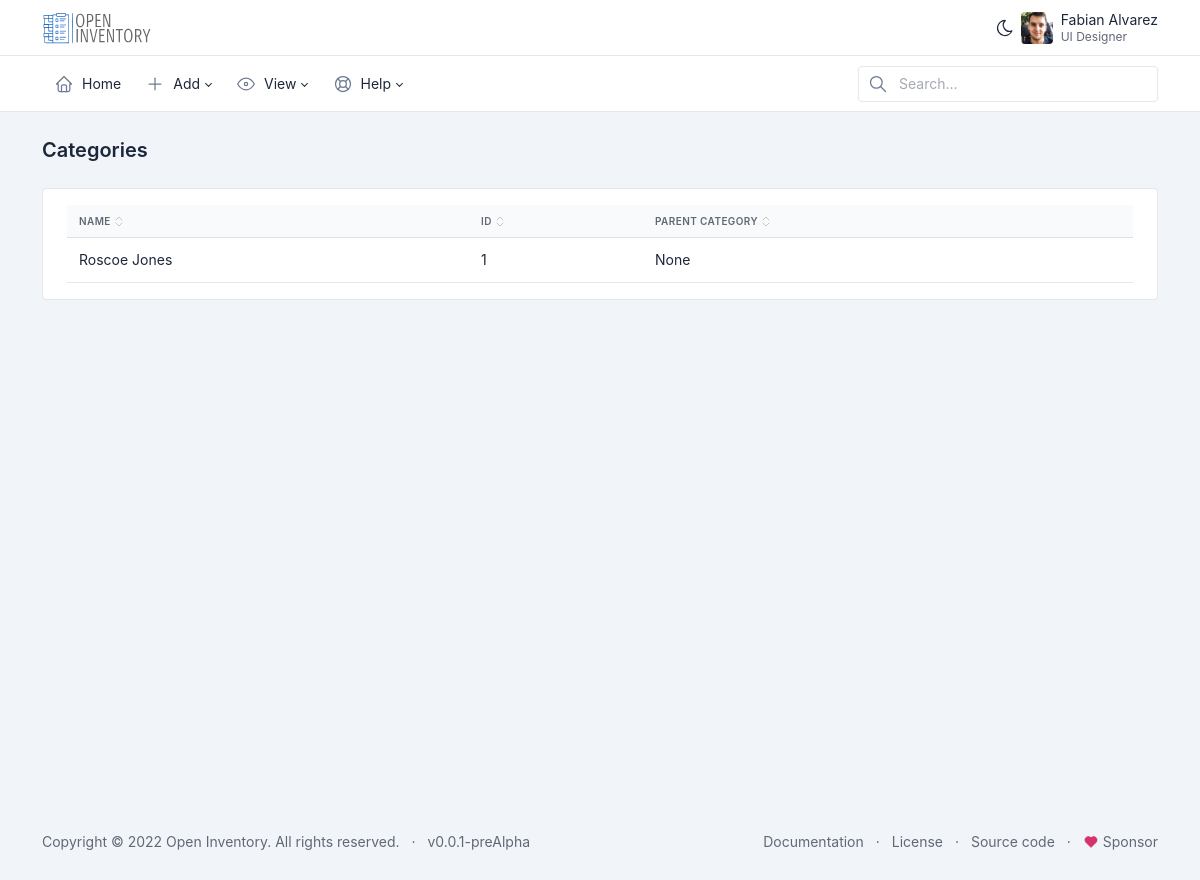
The app's page /view-categories, older data.
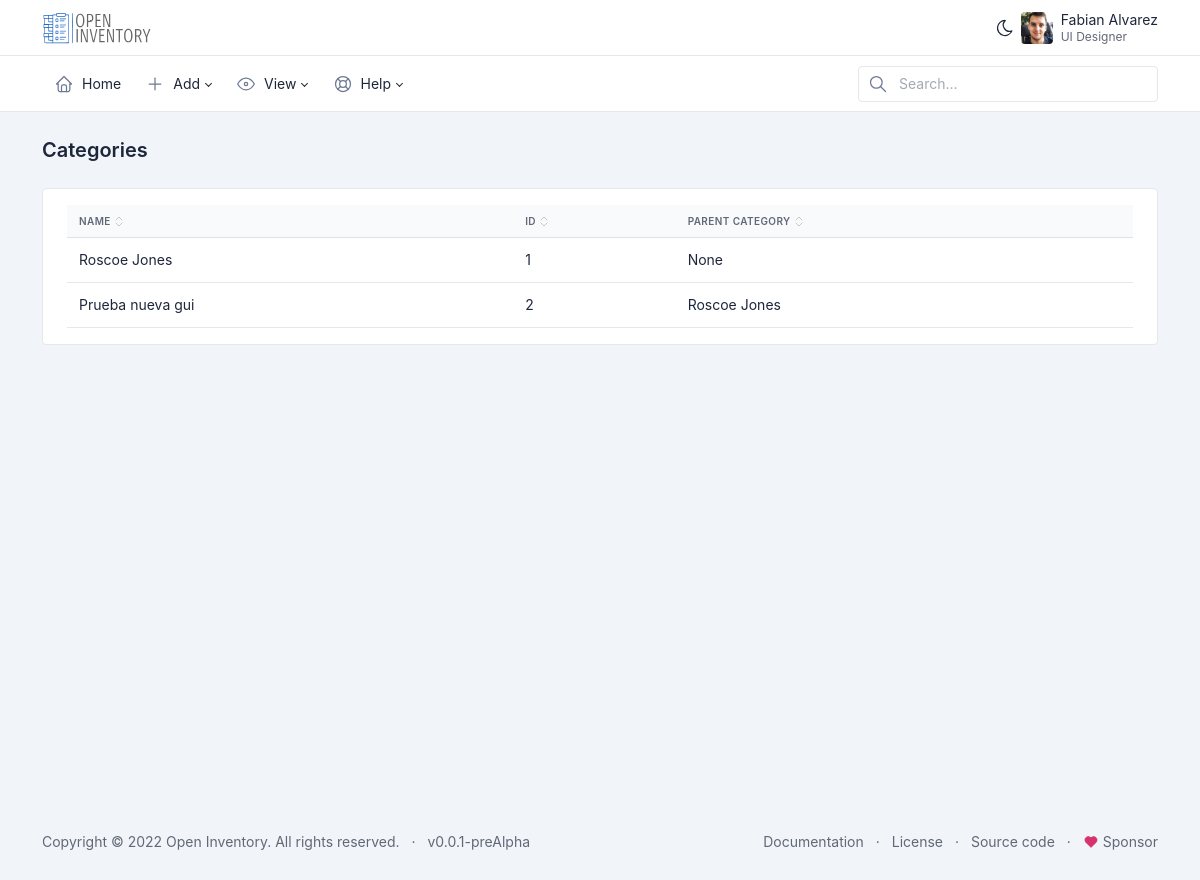
The same page, newer data.
### dashboard/models.py (models this page shows)
class Category(models.Model):
    name = models.CharField(max_length=200)
    description = models.TextField(null=True, blank=True)
    parent_category = models.ForeignKey('self', on_delete=models.CASCADE, null=True, blank=True)
    def __str__(self):
        return self.name
    class Meta:
        verbose_name_plural = "Categories"
        verbose_name = "Category"

### dashboard/views.py (the view)
# urls.py: path('view-categories', views.view_categories, name='view_categories'),
def view_categories(request):
  categories = Category.objects.all()
  return render(request, 'view-categories.html', {"title": "Categorías", "categories": categories})

### dashboard/templates/view-categories.html (shortened to what this page needs)
<!DOCTYPE html>
<html>
<body>
{% extends 'menu.html' %}
{% block pagecontent %}
{% load custom_tags %}
<!doctype html>
<html lang="en">
  <body >
      <div class="page-wrapper">
        <div class="page-header d-print-none">
          <div class="container-xl">
            <div class="row g-2 align-items-center">
              <div class="col">
                <h2 class="page-title">
                  {{_('Categories')}}
                </h2>
              </div>
            </div>
          </div>
        </div>
        <div class="page-body">
          <div class="container-xl">
            <div class="card">
              <div class="card-body">
                <div id="table-default" class="table-responsive">
                  <table class="table">
                    <thead>
                      <tr>
                        <th><button class="table-sort" data-sort="sort-name">{{_('Name')}}</button></th>
                        <th><button class="table-sort" data-sort="sort-id">{{_('ID')}}</button></th>
                        <th><button class="table-sort" data-sort="sort-parent">{{_('Parent category')}}</button></th>
                      </tr>
                    </thead>
                    <tbody class="table-tbody">
                    {% for category in categories %}
                      <tr>
                        <td class="sort-name"><a class="text-reset" href="{% url 'dashboard:get_category' category.id %}">{{ category.name }}</a></td>
                        <td class="sort-id">{{ category.id }}</td>
                        <td class="sort-parent">{{ category.parent_category }}</td>
                      </tr>
                    {% endfor %}
                    </tbody>
                  </table>
                </div>
              </div>
            </div>
          </div>
        </div>
      </div>
    </div>
  </body>
</html>
{% endblock %}

Row changes from the older to the newer data that the page shows:
added Category: name "Prueba nueva gui", id "2", parent_category "Roscoe Jones"
